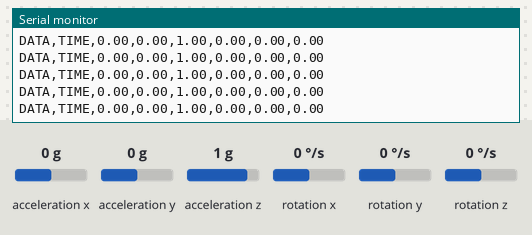
Bench run of a sketch on a simulated Arduino Uno, built with avr-gcc and run on an emulated ATmega328P. On the bench: the last lines printed to the serial monitor. Wiring (inferred from the names in the program): MPU-6050 motion sensor at I2C address 0x68. Inputs (shaded band) come from the test bench; at power-on: acceleration x 0 g, acceleration y 0 g, acceleration z 1 g, rotation x 0 °/s, rotation y 0 °/s, rotation z 0 °/s.

Above: at 1.2 s.
1.3 s: acceleration x set to -1.4 g
At 1.39 s:
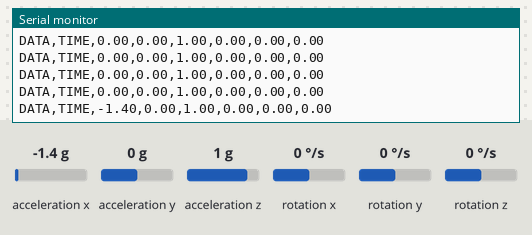
4.3 s: acceleration y set to -1.4 g
At 4.32 s:
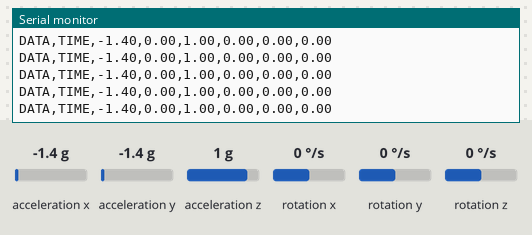
7.3 s: acceleration z set to -1.4 g
At 7.31 s:
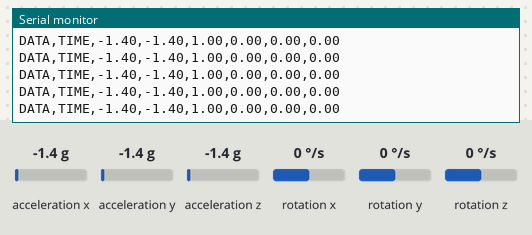
10.3 s: rotation x set to -192 °/s
At 10.33 s:
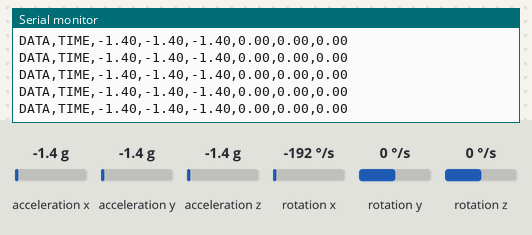
13.3 s: rotation y set to -192 °/s
At 13.3 s:
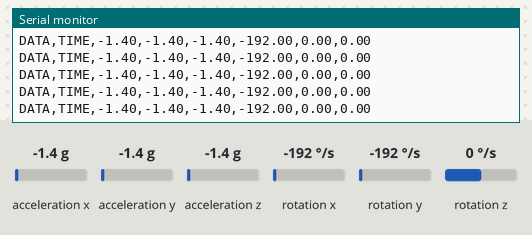
16.3 s: rotation z set to -192 °/s
At 16.9 s:
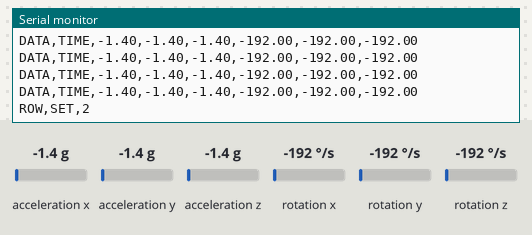

The sketch:

Excel_Code.ino
```cpp
#include<Wire.h>
const int MPU_addr=0x68;  // I2C address of the MPU-6050
float AcX,AcY,AcZ,GyX,GyY,GyZ;
int x = 0;
int row = 0;
void setup() {
  Serial.begin(9600); // opens serial port, sets data rate to 128000 bps
  Serial.println("CLEARDATA");
  Serial.println("LABEL,Time,AcX,AcY,AcZ,GyX,GyY,GyZ");
}

void loop() {
  Wire.beginTransmission(MPU_addr);
  Wire.write(0x3B);  // starting with register 0x3B (ACCEL_XOUT_H)
  Wire.endTransmission(false);
  Wire.requestFrom(MPU_addr,14,true);
  AcX=Wire.read()<<8|Wire.read();  // 0x3B (ACCEL_XOUT_H) & 0x3C (ACCEL_XOUT_L)
  AcY=Wire.read()<<8|Wire.read();  // 0x3D (ACCEL_YOUT_H) & 0x3E (ACCEL_YOUT_L)
  AcZ=Wire.read()<<8|Wire.read();  // 0x3F (ACCEL_ZOUT_H) & 0x40 (ACCEL_ZOUT_L)
  Wire.beginTransmission(MPU_addr);
  Wire.write(0x43);  // starting with register 0x3B (ACCEL_XOUT_H)
  Wire.endTransmission(false);
  Wire.requestFrom(MPU_addr,14,true);
  GyX=Wire.read()<<8|Wire.read();  // 0x43 (GYRO_XOUT_H) & 0x44 (GYRO_XOUT_L)
  GyY=Wire.read()<<8|Wire.read();  // 0x45 (GYRO_YOUT_H) & 0x46 (GYRO_YOUT_L)
  GyZ=Wire.read()<<8|Wire.read();  // 0x47 (GYRO_ZOUT_H) & 0x48 (GYRO_ZOUT_L)
  Serial.print("DATA,TIME,"); Serial.print(AcX/16384); Serial.print(","); Serial.print(AcY/16384); Serial.print(","); Serial.print(AcZ/16384);Serial.print(","); Serial.print(GyX/131);Serial.print(","); Serial.print(GyY/131);Serial.print(","); Serial.println(GyZ/131);
  row++;
  x++;
  if (row > 360)
   {
    row=0;
    Serial.println("ROW,SET,2");
   }
  //delay(100);
}
```

Measured:
- after the input at 1.3 s, the serial monitor: prints a new line after 0.07 s (image 1)
- after the input at 16.3 s, the serial monitor: prints a new line after 0.10 s (image 6)
